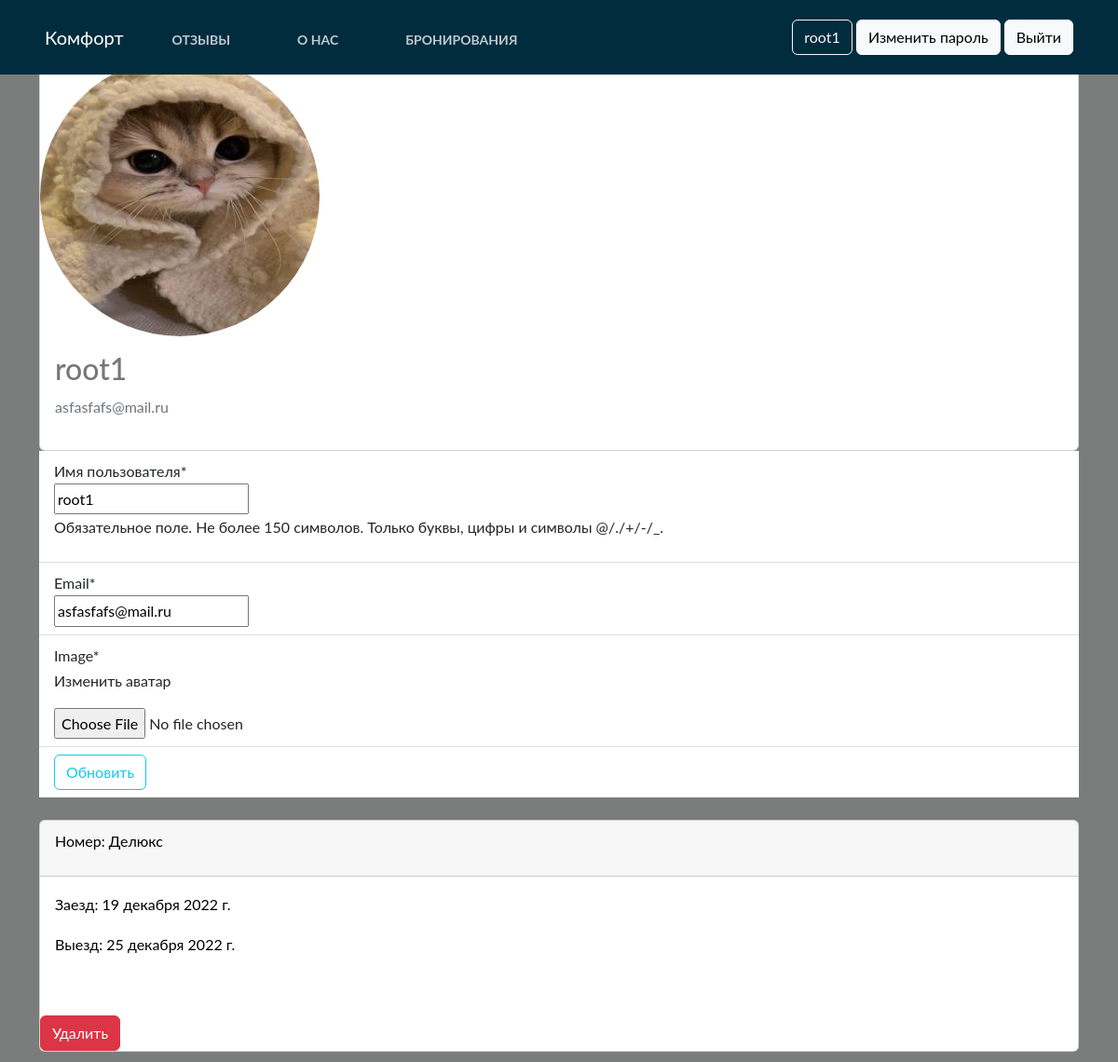
The page /users/profile/ (signed in) on the database its author committed.
### users/models.py (models this page shows, shortened)
class Profile(models.Model):
    user = models.OneToOneField(User, on_delete=models.CASCADE)
    image = models.ImageField(default='default.jpg', upload_to='profile_pics')

### home/models.py (models this page shows)
class BaseModel(models.Model):
    uid = models.UUIDField(default=uuid.uuid4   , editable=False , primary_key=True)
    created_at = models.DateField(auto_now_add=True)
    updated_at = models.DateField(auto_now_add=True)
    class Meta:
        abstract = True

class Booking(BaseModel):
    hotel = models.ForeignKey(Hotel, on_delete=models.CASCADE,)
    user = models.ForeignKey(settings.AUTH_USER_MODEL, on_delete=models.CASCADE,)
    phone = PhoneField(blank=True, help_text='Contact phone number')
    start_date = models.DateField()
    end_date = models.DateField()

class Hotel(BaseModel):
    hotel_name = models.CharField(max_length=100, verbose_name = "Название номера")
    hotel_price = models.IntegerField(verbose_name = "Цена номера")
    description = models.TextField(max_length=500, verbose_name = "Описание")
    amenities = models.ManyToManyField(Amenities, verbose_name = "Удобства номера")
    room_count = models.IntegerField(default=1, verbose_name = "Количество бронирований")
    people_capacity = models.IntegerField(default=0, verbose_name = "Вместимость")
    def __str__(self) -> str:
        return self.hotel_name

### users/views.py (the view)
# urls.py: path('profile/', profile, name='profile'),
@login_required
def profile(request):
    mybookings = Booking.objects.filter(user=request.user)
    if request.method == 'POST':
        u_form = UserUpdateForm(request.POST, instance=request.user)
        p_form = ProfileUpdateForm(request.POST,
                                   request.FILES,
                                   instance=request.user.profile)
        if u_form.is_valid() and p_form.is_valid():
            u_form.save()
            p_form.save()
            messages.success(request, f'Ваш профиль успешно обновлен.')
            return redirect('profile')
    else:
        u_form = UserUpdateForm(instance=request.user)
        p_form = ProfileUpdateForm(instance=request.user.profile)
    context = {
        'u_form': u_form,
        'p_form': p_form,
        'mybookings': mybookings,
    }
    return render(request, 'registration/profile.html', context)

### users/forms.py
class UserUpdateForm(forms.ModelForm):
    email = forms.EmailField()
    class Meta:
        model = User
        fields = ('username', 'email',)

class ProfileUpdateForm(forms.ModelForm):
    class Meta:
        model = Profile
        fields = ('image',)

### templates/registration/profile.html (shortened to what this page needs)
{% extends "base.html" %}
{% load crispy_forms_tags %}
{% block start %}
<body style="background-image: url(https://images.unsplash.com/photo-1621891333819-00c206ec8994?ixlib=rb-4.0.3&ixid=MnwxMjA3fDB8MHxwaG90by1wYWdlfHx8fGVufDB8fHx8&auto=format&fit=crop&w=1740&q=80); height: 1080px; background-size: cover;background-position: center center;">
<div class="container" style="margin-top:5%">
<div class="card">
      <div class="media">
        <img class="rounded-circle account-img" src="{{ user.profile.image.url }}">
        <div class="card-body">
          <h2 class="account-heading">{{ user.username }}</h2>
          <p class="text-secondary">{{ user.email }}</p>
        </div>
          </div>
      </div>
       <form method="POST" enctype="multipart/form-data">
          <fieldset class="form-group">
              <ul class="list-group list-group-flush">
                <li class="list-group-item">
                    <div id="div_id_username" class="control-group">
                        <label for="id_username" class="control-label requiredField">Имя пользователя<span class="asteriskField">*</span></label>
                        <div class="controls">
                            <input type="text" name="username" value="{{ user.username }}" maxlength="150" class="textinput textInput" required="" id="id_username">
                            <p id="hint_id_username" class="help-block">Обязательное поле. Не более 150 символов. Только буквы, цифры и символы @/./+/-/_.</p>
                        </div>
                    </div>
                </li>
                  <li class="list-group-item">
                      <div id="div_id_email" class="control-group"> <label for="id_email" class="control-label requiredField">Email<span class="asteriskField">*</span> </label>
                          <div class="controls">
                              <input type="email" name="email" value="{{ user.email }}" class="emailinput" required="" id="id_email">
                          </div>
                      </div>
                  </li>
                  <li class="list-group-item">
                      <div id="div_id_image" class="control-group">
                          <label for="id_image" class="control-label requiredField">Image<span class="asteriskField">*</span></label>
                          <p>Изменить аватар</p>
                          <div class="controls">
                            <input type="file" name="image" accept="image/*" class="clearablefileinput" id="id_image">
                          </div>
                      </div>
                  </li>
                  <li class="list-group-item">
                      <div class="form-group">
                        <button class="btn btn-outline-info" type="submit">Обновить</button>
                      </div>
                  </li>
                </ul>
              {% for item in mybookings %}
              <div class="card mt-4" style="color: black">
                  <div class="card-header">
                      <p>Номер: {{ item.hotel }}</p>
                  </div>
                  <div class="card-body">
                      <p>Заезд: {{ item.start_date }}</p>
                      <p>Выезд: {{ item.end_date }}</p>
                  </div>
                  <a  href="delete/{{item.uid}}">
                <button style="margin-top:30px;"  class="btn btn-danger">Удалить</button>
                </a>
              </div>
                {% endfor %}
          </fieldset>
      </form>
</div>
</body>
{% endblock  %}

### templates/base.html (shortened to what this page needs)
<!doctype html>
<html lang="en">
  <head>
    <link href="https://cdn.jsdelivr.net/npm/bootstrap@5.2.0-beta1/dist/css/bootstrap.min.css" rel="stylesheet">
</head>
  <body class="bg-light">
<nav class="navbar navbar-expend-md fixed-top px-5" style="background:#002c3e; height: 80px;">
    <div class="nav">
    <a class="navbar-brand" href="/" style="color:white;">Комфорт</a>
     <ul class="nav">
      <li class="nav-item">
        <a class="nav-link nav-link-ltr" style="color:white;margin-top:5px;" href="{% url 'article_list' %}">Отзывы</a>
      </li>
      <li class="nav-item">
        <a class="nav-link nav-link-ltr" style="color:white; margin-top:5px;" href="{% url 'aboutpage' %}">О нас</a>
        </li>
         {% if user.is_staff %}
      <li class="nav-item">
        <a class="nav-link nav-link-ltr" style="color:white; margin-top:5px;" href="{% url 'booking' %}">Бронирования</a>
        </li>
         {% endif %}
    </ul>
        </div>
        <div class="navbar" id="navbarCollapse">
            {% if user.is_authenticated %}
            <form class="form-inline ml-auto">
                <a class="btn btn-outline-light" href="{% url 'profile' %}" disabled>{{ user.username }}</a>
                <a class="btn btn-light" href="{% url 'password_change' %}">Изменить пароль</a>
                <a class="btn btn-light" href="{% url 'logout' %}">Выйти</a>
            </form>
            {% else %}
                <form class="form-inline ml-auto">
                    <a href="{% url 'login' %}" class="btn btn-light">Войти</a>
                    <a href="{% url 'signup' %}" class="btn btn-light">Регистрация</a>
                </form>
            {% endif %}
        </div>
</nav>
      {% block start %}
      {% endblock %}
  </body>
</html>

### templates/base.html (style rules this page uses)
body { font-family: "Lato", Arial, sans-serif; font-weight: 400; font-size: 16px; line-height: 1.7; background: #fff; color: #777; height: 100%; overflow: auto; }
.nav-link-ltr { font-weight: bold; font-size: 14px; text-transform: uppercase; text-decoration: none; margin: 0px 20px; display: inline-block; position: relative; opacity: 0.75; }
.nav-link::before { transition: 300ms; height: 10px; content: ""; position: absolute; background-color: white; }
.nav-link-ltr::before { width: 0%; bottom: -4px; }

### templates/registration/profile.html (style rules this page uses)
body:after { position: absolute; top: 0; left: 0; right: 0; bottom: 0; content: ''; background: #000; opacity: .5; z-index: -1; }

### rows shown on the page
Booking: hotel "Делюкс", start_date "19 декабря 2022 г.", end_date "25 декабря 2022 г."

### other values the page prints
{{ user.username }} "root1"
{{ user.email }} "asfasfafs@mail.ru"
